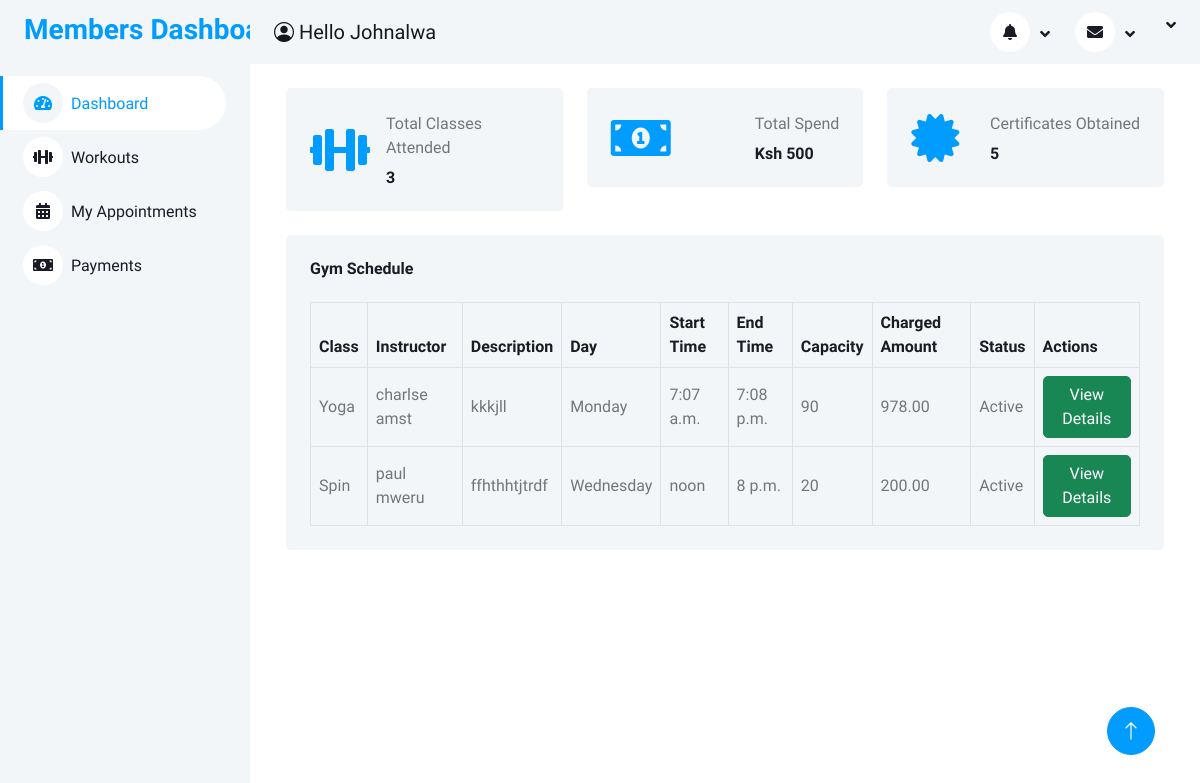
The app's page /member/dashboard/ (signed in) with its own data.
### accounts/models.py (models this page shows, shortened)
class User(AbstractUser):
    email = models.EmailField(unique=True)
    is_member = models.BooleanField(default=False)
    is_management = models.BooleanField(default=False)

class GymClass(models.Model):
    CLASS_CHOICES = [
        ('Yoga', 'Yoga'),
        ('Zumba', 'Zumba'),
        ('Pilates', 'Pilates'),
        ('Spin', 'Spin'),
    ]
    DAY_CHOICES = [
        ('Monday', 'Monday'),
        ('Tuesday', 'Tuesday'),
        ('Wednesday', 'Wednesday'),
        ('Thursday', 'Thursday'),
        ('Friday', 'Friday'),
        ('Saturday', 'Saturday'),
        ('Sunday', 'Sunday'),
    ]
    STATUS_CHOICES = [
        ('Active', 'Active'),
        ('Inactive', 'Inactive'),
    ]
    class_name = models.CharField(max_length=50, choices=CLASS_CHOICES)
    instructor = models.CharField(max_length=100)
    description = models.TextField()
    day = models.CharField(max_length=20, choices=DAY_CHOICES)
    start_time = models.TimeField()
    end_time = models.TimeField()
    capacity = models.PositiveIntegerField()
    status = models.CharField(max_length=20, choices=STATUS_CHOICES)
    charged_amount = models.DecimalField(max_digits=10, decimal_places=2)

### accounts/views.py (the view)
# urls.py: path('member/dashboard/',views.MemberDashboard, name="member_dashboard"),
@login_required
@member_required
def MemberDashboard(request):
    gym_classes = GymClass.objects.all()
    context = {
        'gym_classes': gym_classes
    }
    return render(request, 'members/dashboard.html', context)

### accounts/templates/members/dashboard.html
{% extends 'members/base.html' %}
{% load static %}
{% block content %}
    <div class="container-fluid pt-4 px-4">
        <div class="row g-4">
            <div class="col-sm-6 col-xl-4">
                <div class="bg-light rounded d-flex align-items-center justify-content-between p-4">
                    <i class="fa fa-dumbbell fa-3x text-primary"></i>
                    <div class="ms-3">
                        <p class="mb-2">Total Classes Attended</p>
                        <h6 class="mb-0">3</h6>
                    </div>
                </div>
            </div>
            <div class="col-sm-6 col-xl-4">
                <div class="bg-light rounded d-flex align-items-center justify-content-between p-4">
                    <i class="fa fa-money-bill-alt fa-3x text-primary"></i>
                    <div class="ms-3">
                        <p class="mb-2">Total Spend</p>
                        <h6 class="mb-0">Ksh 500</h6>
                    </div>
                </div>
            </div>
            <div class="col-sm-6 col-xl-4">
                <div class="bg-light rounded d-flex align-items-center justify-content-between p-4">
                    <i class="fa fa-certificate fa-3x text-primary"></i>
                    <div class="ms-3">
                        <p class="mb-2">Certificates Obtained</p>
                        <h6 class="mb-0">5</h6>
                    </div>
                </div>
            </div>
        </div>
    </div>
<div class="container-fluid pt-4 px-4">
    <div class="bg-light text-center rounded p-4">
        <div class="d-flex align-items-center justify-content-between mb-4">
            <h6 class="mb-0">Gym Schedule</h6>
        </div>
        <div class="table-responsive">
            <table class="table text-start align-middle table-bordered table-hover mb-0">
                <thead>
                    <tr class="text-dark">
                        <th scope="col">Class</th>
                        <th scope="col">Instructor</th>
                        <th scope="col">Description</th>
                        <th scope="col">Day</th>
                        <th scope="col">Start Time</th>
                        <th scope="col">End Time</th>
                        <th scope="col">Capacity</th>
                        <th scope="col">Charged Amount</th>
                        <th scope="col">Status</th>
                        <th scope="col">Actions</th>
                    </tr>
                </thead>
                <tbody>
                    {% for gym_class in gym_classes %}
                    <tr>
                        <td>{{ gym_class.class_name }}</td>
                        <td>{{ gym_class.instructor }}</td>
                        <td>{{ gym_class.description }}</td>
                        <td>{{ gym_class.day }}</td>
                        <td>{{ gym_class.start_time }}</td>
                        <td>{{ gym_class.end_time }}</td>
                        <td>{{ gym_class.capacity }}</td>
                        <td>{{ gym_class.charged_amount }}</td>
                        <td>{{ gym_class.status }}</td>
                        <td>
                            <a href="{% url 'class_info' gym_class.id %}" class="btn btn-success">View Details</a>
                        </td>
                    </tr>
                    {% endfor %}
                </tbody>
            </table>
        </div>
    </div>
</div>
{% endblock %}

### accounts/templates/members/base.html (shortened to what this page needs)
{% load static %}
<!DOCTYPE html>
<html lang="en">
<head>
    <link rel="stylesheet" href="https://cdnjs.cloudflare.com/ajax/libs/font-awesome/5.10.0/css/all.min.css">
    <link rel="stylesheet" href="https://cdn.jsdelivr.net/npm/bootstrap-icons@1.4.1/font/bootstrap-icons.css">
    <link rel="stylesheet" href="{% static 'lib/owlcarousel/assets/owl.carousel.min.css' %}">
    <link rel="stylesheet" href="{% static 'lib/tempusdominus/css/tempusdominus-bootstrap-4.min.css' %}">
    <link rel="stylesheet" href="{% static 'css/bootstrap.min.css' %}">
    <link rel="stylesheet" href="{% static 'css/style.css' %}">
</head>
<body>
    <div class="container-xxl position-relative bg-white d-flex p-0">
        <div class="sidebar pe-4 pb-3">
            <nav class="navbar bg-light navbar-light">
                <a href="{% url 'member_dashboard' %}" class="navbar-brand mx-4 mb-3">
                    <h3 class="text-primary">Members Dashboard</h3>
                </a>
                <div class="navbar-nav w-100">
                    <a href="{% url 'member_dashboard' %}" class="nav-item nav-link active"><i class="fa fa-tachometer-alt me-2"></i>Dashboard</a>
                    <a href="{% url 'video_list' %}" class="nav-item nav-link"><i class="fa fa-dumbbell me-2"></i>Workouts</a>
                    <a href="{% url 'appointment_list' %}" class="nav-item nav-link"><i class="fa fa-calendar-alt me-2"></i>My Appointments</a>
                    <a href="" class="nav-item nav-link"><i class="fa fa-money-bill-alt me-2"></i>Payments</a>
                </div>
            </nav>
        </div>
        <div class="content">
<nav class="navbar navbar-expand bg-light navbar-light sticky-top px-4 py-0">
    <a class="navbar-brand" href="#"><i class="bi bi-person-circle"></i> Hello {{user.username.title|default:'Guest'}} </a>
    <div class="collapse navbar-collapse">
        <ul class="navbar-nav ms-auto">
            <li class="nav-item dropdown">
                <a class="nav-link dropdown-toggle" href="#" id="notificationDropdown" role="button" data-bs-toggle="dropdown" aria-expanded="false">
                    <i class="fa fa-bell"></i>
                </a>
            </li>
            <li class="nav-item dropdown">
                <a class="nav-link dropdown-toggle" href="#" id="messageDropdown" role="button" data-bs-toggle="dropdown" aria-expanded="false">
                    <i class="fa fa-envelope"></i>
                </a>
            </li>
            <li class="nav-item dropdown">
                <a class="nav-link dropdown-toggle" href="#" id="userDropdown" role="button" data-bs-toggle="dropdown" aria-expanded="false">
                </a>
            </li>
        </ul>
    </div>
</nav>
            <div class="container-fluid">
                {% block content %}{% endblock %}
            </div>
        </div>
        <a href="#" class="btn btn-lg btn-primary btn-lg-square back-to-top"><i class="bi bi-arrow-up"></i></a>
    </div>
</body>
</html>

### static/css/style.css (style rules this page uses)
:root { --primary: #009CFF; --light: #F3F6F9; --dark: #191C24; }
.back-to-top { position: fixed; display: none; right: 45px; bottom: 45px; z-index: 99; }
.btn { transition: .5s; }
.btn.btn-primary { color: #FFFFFF; }
.btn-lg-square { width: 48px; height: 48px; }
.btn-square, .btn-sm-square, .btn-lg-square { padding: 0; display: inline-flex; align-items: center; justify-content: center; font-weight: normal; border-radius: 50px; }
.sidebar { position: fixed; top: 0; left: 0; bottom: 0; width: 250px; height: 100vh; overflow-y: auto; background: var(--light); transition: 0.5s; z-index: 999; }
.content { margin-left: 250px; min-height: 100vh; background: #FFFFFF; transition: 0.5s; }
@media (min-width: 992px) { .sidebar { margin-left: 0; } }
@media (min-width: 992px) { .content { width: calc(100% - 250px); } }
.sidebar .navbar .navbar-nav .nav-link { padding: 7px 20px; color: var(--dark); font-weight: 500; border-left: 3px solid var(--light); border-radius: 0 30px 30px 0; outline: none; }
.sidebar .navbar .navbar-nav .nav-link:hover, .sidebar .navbar .navbar-nav .nav-link.active { color: var(--primary); background: #FFFFFF; border-color: var(--primary); }
.sidebar .navbar .navbar-nav .nav-link i { width: 40px; height: 40px; display: inline-flex; align-items: center; justify-content: center; background: #FFFFFF; border-radius: 40px; }
.sidebar .navbar .navbar-nav .nav-link:hover i, .sidebar .navbar .navbar-nav .nav-link.active i { background: var(--light); }
.content .navbar .navbar-nav .nav-link { margin-left: 25px; padding: 12px 0; color: var(--dark); outline: none; }
.content .navbar .sidebar-toggler, .content .navbar .navbar-nav .nav-link i { width: 40px; height: 40px; display: inline-flex; align-items: center; justify-content: center; background: #FFFFFF; border-radius: 40px; }
.content .navbar .dropdown-toggle::after { margin-left: 6px; vertical-align: middle; border: none; content: "\f107"; font-family: "Font Awesome 5 Free"; font-weight: 900; transition: .5s; }

### records on screen
User: username "Johnalwa"
GymClass: class_name "Yoga", instructor "charlse amst", description "kkkjll", day "Monday", start_time "7:07 a.m.", end_time "7:08 p.m.", capacity "90", charged_amount "978.00", status "Active"
GymClass: class_name "Spin", instructor "paul mweru", description "ffhthhtjtrdf", day "Wednesday", start_time "noon", end_time "8 p.m.", capacity "20", charged_amount "200.00", status "Active"
